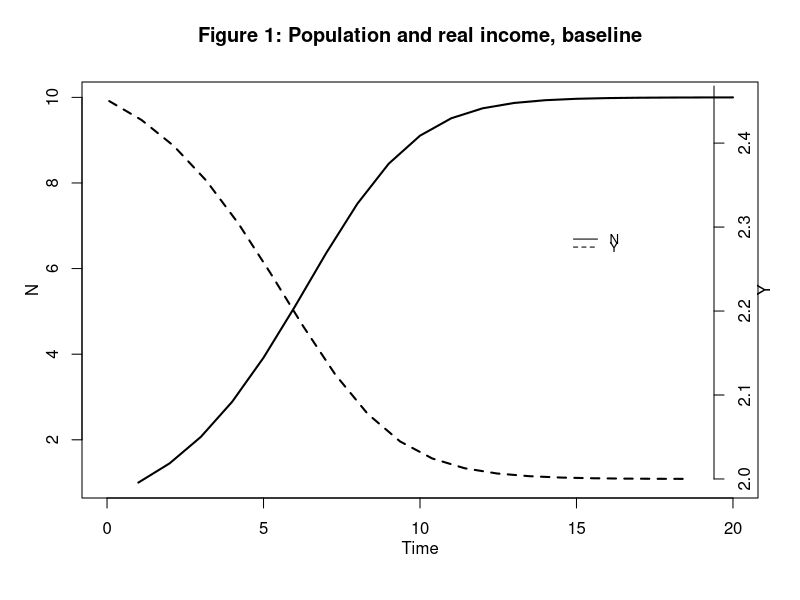
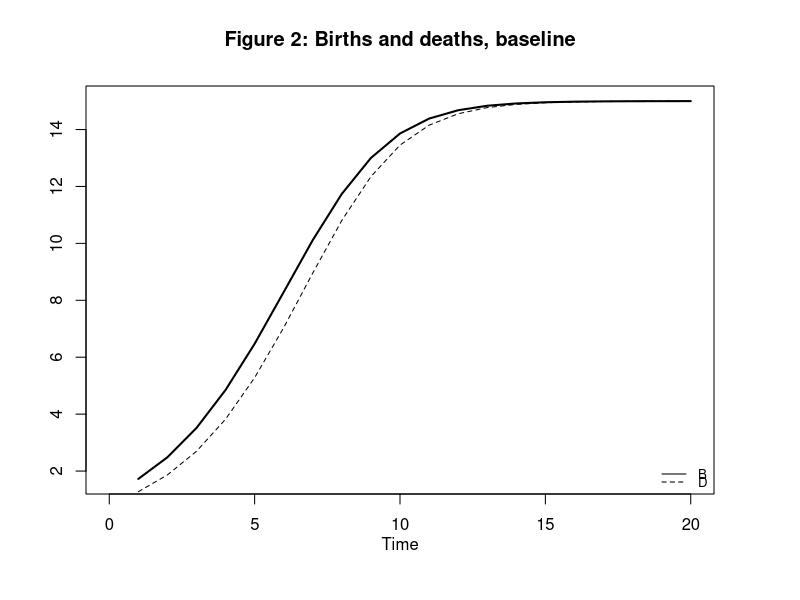
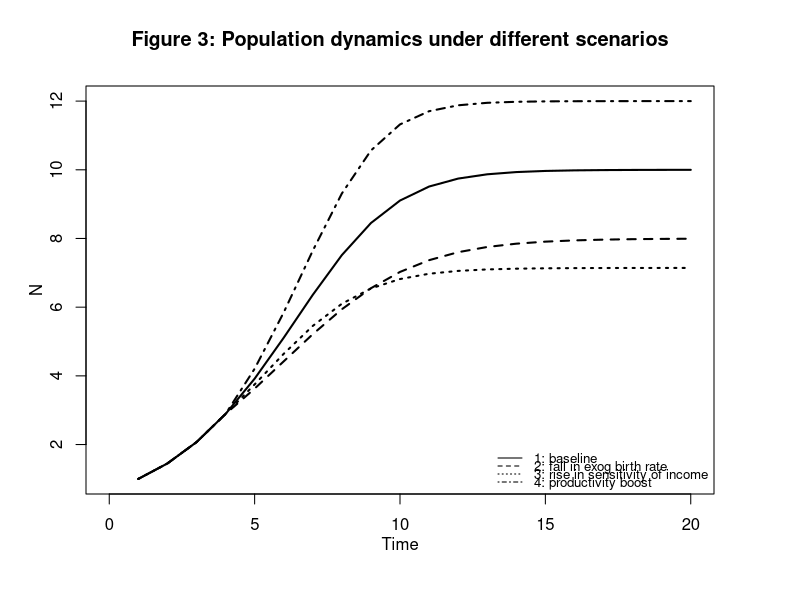
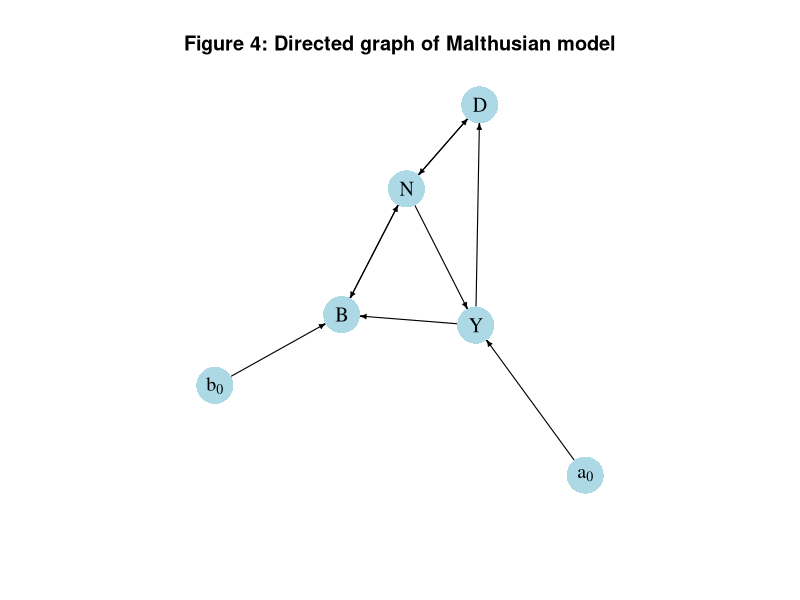

The R script that drew these images, in order:
## ---- chunk 1
# Clear the environment
rm(list=ls(all=TRUE))

# Set number of periods
T=100

# Set number of scenarios (including baseline)
S=4

# Set period in which shock/shift will occur
s=5

# Create (S x T)-matrices that will contain the simulated data
N=matrix(data=0,nrow=S,ncol=T) # population
Y=matrix(data=0,nrow=S,ncol=T) # real income
B=matrix(data=0,nrow=S,ncol=T) # births
D=matrix(data=0,nrow=S,ncol=T) # deaths
N_eq=vector(length=S)          # equilibrium population
Y_eq=vector(length=S)          # equilibrium real income
B_eq=vector(length=S)          # equilibrium births
D_eq=vector(length=S)          # equilibrium deaths

# Set baseline parameter values
b0=matrix(data=0.5,nrow=S,ncol=T) # Exogenous birth rate
b1=0.5 # Sensitivity of births with respect to real income
d0=2.5 # Exogenous death rate
d1=0.5 # Sensitivity of deaths with respect to real income
a0=matrix(data=2.5,nrow=S,ncol=T) # Exogenous component of real income 
a1=matrix(data=0.05,nrow=S,ncol=T) #Sensitivity of the real income with respect to population

# Set parameter values for different scenarios
b0[2,s:T]=0.4  # scenario 2: reduction in birth rate
a1[3,s:T]=0.07 # scenario 3: increase in sensitivity of real income with respect to population
a0[4,s:T]=2.6  # scenario 4: improvement in productivity

# Initialise 
N[,1]=1
Y[,1]=1
B[,1]=1
D[,1]=1

# Simulate the model by looping over T time periods for S different scenarios
for (i in 1:S){  

  for (t in 2:T){
 
    for (iterations in 1:1000){ # run the model 1000-times in each period 
       
      # (1) Population dynamics    
      N[i,t] = N[i,t-1] + B[i,t-1] - D[i,t-1]
      
      # (2) Births
      B[i,t] = (b0[i,t] + b1*Y[i,t])*N[i,t]
      
      # (3) Deaths
      D[i,t] = (d0 - d1*Y[i,t])*N[i,t]  
      
      # (4) Real income
      Y[i,t] = a0[i,t] - a1[i,t]*N[i,t]   
      
    }  # close iterations loop 
  }    # close time loop
}      # close scenario loop

## ---- chunk 2
# Set maximum period for plots
Tmax=20

## Baseline
#Population and real income
plot(N[1, 2:(Tmax+1)],type="l", lwd=2, lty=1, xlim=range(0:(Tmax)), ylab = '', xlab = '')
title(main="Figure 1: Population and real income, baseline",ylab = 'N', xlab = 'Time',cex=0.8, line=2)
par(mar = c(5, 4, 4, 4) + 0.3)
par(new = TRUE)
plot(Y[1, 2:Tmax],type="l", col=1, lwd=2, lty=2, font.main=1,cex.main=1,ylab = '', axes=FALSE,
     xlab = '',ylim = range(Y[1, 2:20]),cex=0.8)
axis(side = 4, at = pretty(range(Y[1, 2:Tmax])))  
mtext("Y", side = 4, line = 2)
legend(15, 2.3, legend=c("N", "Y"),
        lty=1:2, cex=0.8, bty = "n", y.intersp=0.5)

# Births and deaths
plot(B[1, 2:(Tmax+1)],type="l", col=1, lwd=2, lty=1, xlim=range(0:(Tmax)), xlab="", ylab="") 
title(main="Figure 2: Births and deaths, baseline", xlab = 'Time',cex=0.8,line=2)
lines(D[1, 2:Tmax],lty=2)
legend("bottomright", legend=c("B", "D"),
       lty=1:2, cex=0.8, bty = "n", y.intersp=0.5)

## ---- chunk 3
## Population dynamics under different scenarios
plot(N[1, 2:(Tmax+1)],type="l", lwd=2, lty=1, xlim=range(0:(Tmax)), ylim=range(N[4, 2:Tmax]), ylab = '', xlab = '')
title(main="Figure 3: Population dynamics under different scenarios",ylab = 'N', xlab = 'Time',cex=0.8, line=2)
lines(N[2, 2:(Tmax+1)],lty=2, lwd=2)
lines(N[3, 2:(Tmax+1)],lty=3, lwd=2)
lines(N[4, 2:(Tmax+1)],lty=4, lwd=2)
legend("bottomright", legend=c("1: baseline","2: fall in exog birth rate", "3: rise in sensitivity of income",
      "4: productivity boost"), lty=1:4, cex=0.8, bty = "n", y.intersp=0.5)

## ---- chunk 4
## Create directed graph
# Construct auxiliary Jacobian matrix for 6 variables: N, B, D, Y, b0, a0,
# where non-zero elements in regular Jacobian are set to 1 and zero elements are unchanged

M_mat=matrix(c(0,1,1,0,0,0,
              1,0,0,1,1,0,
              1,0,0,1,0,0,
              1,0,0,0,0,1,
              0,0,0,0,0,0,
              0,0,0,0,0,0), 6, 6, byrow=TRUE)

# Create adjacency matrix from transpose of auxiliary Jacobian and add column names
A_mat=t(M_mat)

# Create directed graph from adjacency matrix
library(igraph)
dg=graph_from_adjacency_matrix(A_mat, mode="directed", weighted= NULL)

# Define node labels
V(dg)$name=c("N", "B", "D", "Y", expression(b[0]), expression(a[0]))

# Plot directed graph matrix
plot(dg, main="Figure 4: Directed graph of Malthusian model", vertex.size=20, vertex.color="lightblue", 
     vertex.label.color="black", edge.arrow.size=0.3, edge.width=1.1, edge.size=1.2,
     edge.arrow.width=1.2, edge.color="black", vertex.label.cex=1.2, 
     vertex.frame.color="NA", margin=-0.08)
## ---- chunk 5
# Calculate analytical equilibrium solutions 
for (i in 1:S){
N_eq[i]=(b0[i,T]-d0+a0[i,T]*(b1+d1))/(a1[i,T]*(b1+d1))
Y_eq[i]=(d0-b0[i,T])/(b1+d1)
B_eq[i]=(b0[i,T] + b1*Y_eq[i])*N_eq[i]
D_eq[i]=(d0 - d1*Y_eq[i])*N_eq[i]
}

# Compare with numerical solutions (here for the example of Y, scenario1)
Y_eq[1]
Y[1,T]

# Check stability condition for all scenarios
for (i in 1:S){
print(paste0("Scenario ", i, ":"))
print(abs(1-b0[i,T]+d0-a0[i,T]*(b1+d1)) < 1)
}
